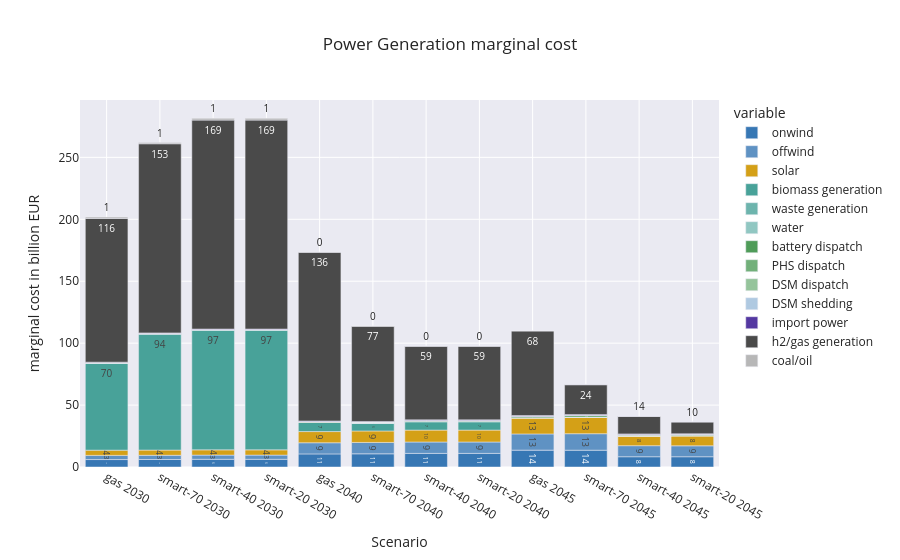

The notebook cell saved with this chart:
### Code cell
capital_df = pd.DataFrame()
for nkey, pea in peas.items():
  capital_s = pd.Series(0.00, index=pg_keys)
  for key in pg_keys:
    c_key = key

    p_unit = 'p'
    if key in p1_keys:
      p_unit = 'p1'
    if key in p0_keys:
      p_unit = 'p0'

    if key == 'c_pg_import':
      capital_s[key]  =  pea.get(ppv[c_key], type='import').opex_cost(p_unit) / 1e6
    elif key == 'c_pg_load':
      pass
    elif key == 'c_pg_inner_import':
      capital_s[key]  =  pea.get(ppv[c_key], type='inner').opex_cost(p_unit) / 1
    else:
      capital_s[key]  = pea.get(ppv[c_key]).opex_cost(p_unit) / 1e6

  capital_s = capital_s.rename(index= pp.map_name)
  
  capital_df[nkey] = capital_s


capital_df = capital_df.T
color_map = [pp.map_color[i] for i in pg_keys]


fig = px.bar(capital_df, color_discrete_map = pp.map_name_color, 
       title = "Power Generation marginal cost"
)
fig.update_traces(
    texttemplate='%{y:.0f}', 
    textposition='auto',
    # textfont=dict(size=10) 
    textfont_size=10
)
# fig_total(capital_df, fig)

fig.update_xaxes(title_text='Scenario')
fig.update_yaxes(title_text='marginal cost in billion EUR')

### Figure 1 — Plotly figure (JSON) as saved in the notebook; plotly's stock layout.template omitted (floating-point values rounded to 4 significant figures)
{"data": [{"alignmentgroup": "True", "hovertemplate": "variable=onwind<br>index=%{x}<br>value=%{y}<extra></extra>", "legendgroup": "onwind", "marker": {"color": "#3777B4", "pattern": {"shape": ""}}, "name": "onwind", "offsetgroup": "onwind", "orientation": "v", "showlegend": true, "textfont": {"size": 10}, "textposition": "auto", "texttemplate": "%{y:.0f}", "type": "bar", "x": ["gas 2030", "smart-70 2030", "smart-40 2030", "smart-20 2030", "gas 2040", "smart-70 2040", "smart-40 2040", "smart-20 2040", "gas 2045", "smart-70 2045", "smart-40 2045", "smart-20 2045"], "xaxis": "x", "y": [6.005, 6.059, 6.227, 6.227, 10.57, 10.65, 10.98, 10.98, 13.61, 13.57, 8.303, 8.282], "yaxis": "y"}, {"alignmentgroup": "True", "hovertemplate": "variable=offwind<br>index=%{x}<br>value=%{y}<extra></extra>", "legendgroup": "offwind", "marker": {"color": "#5F92C3", "pattern": {"shape": ""}}, "name": "offwind", "offsetgroup": "offwind", "orientation": "v", "showlegend": true, "textfont": {"size": 10}, "textposition": "auto", "texttemplate": "%{y:.0f}", "type": "bar", "x": ["gas 2030", "smart-70 2030", "smart-40 2030", "smart-20 2030", "gas 2040", "smart-70 2040", "smart-40 2040", "smart-20 2040", "gas 2045", "smart-70 2045", "smart-40 2045", "smart-20 2045"], "xaxis": "x", "y": [3.369, 3.394, 3.376, 3.376, 9.006, 9.173, 9.198, 9.198, 13.09, 13.32, 8.909, 8.826], "yaxis": "y"}, {"alignmentgroup": "True", "hovertemplate": "variable=solar<br>index=%{x}<br>value=%{y}<extra></extra>", "legendgroup": "solar", "marker": {"color": "#d4a017", "pattern": {"shape": ""}}, "name": "solar", "offsetgroup": "solar", "orientation": "v", "showlegend": true, "textfont": {"size": 10}, "textposition": "auto", "texttemplate": "%{y:.0f}", "type": "bar", "x": ["gas 2030", "smart-70 2030", "smart-40 2030", "smart-20 2030", "gas 2040", "smart-70 2040", "smart-40 2040", "smart-20 2040", "gas 2045", "smart-70 2045", "smart-40 2045", "smart-20 2045"], "xaxis": "x", "y": [4.216, 4.213, 4.245, 4.245, 9.027, 9.282, 9.616, 9.616, 12.95, 13.33, 7.809, 8.103], "yaxis": "y"}, {"alignmentgroup": "True", "hovertemplate": "variable=biomass generation<br>index=%{x}<br>value=%{y}<extra></extra>", "legendgroup": "biomass generation", "marker": {"color": "#48A299", "pattern": {"shape": ""}}, "name": "biomass generation", "offsetgroup": "biomass generation", "orientation": "v", "showlegend": true, "textfont": {"size": 10}, "textposition": "auto", "texttemplate": "%{y:.0f}", "type": "bar", "x": ["gas 2030", "smart-70 2030", "smart-40 2030", "smart-20 2030", "gas 2040", "smart-70 2040", "smart-40 2040", "smart-20 2040", "gas 2045", "smart-70 2045", "smart-40 2045", "smart-20 2045"], "xaxis": "x", "y": [70.22, 93.73, 96.73, 96.73, 7.329, 6.239, 6.801, 6.801, 0, 0, 0, 0], "yaxis": "y"}, {"alignmentgroup": "True", "hovertemplate": "variable=waste generation<br>index=%{x}<br>value=%{y}<extra></extra>", "legendgroup": "waste generation", "marker": {"color": "#6DB4AD", "pattern": {"shape": ""}}, "name": "waste generation", "offsetgroup": "waste generation", "orientation": "v", "showlegend": true, "textfont": {"size": 10}, "textposition": "auto", "texttemplate": "%{y:.0f}", "type": "bar", "x": ["gas 2030", "smart-70 2030", "smart-40 2030", "smart-20 2030", "gas 2040", "smart-70 2040", "smart-40 2040", "smart-20 2040", "gas 2045", "smart-70 2045", "smart-40 2045", "smart-20 2045"], "xaxis": "x", "y": [0, 0, 0, 0, 0, 0, 0, 0, 0, 0, 0, 0], "yaxis": "y"}, {"alignmentgroup": "True", "hovertemplate": "variable=water<br>index=%{x}<br>value=%{y}<extra></extra>", "legendgroup": "water", "marker": {"color": "#91C7C2", "pattern": {"shape": ""}}, "name": "water", "offsetgroup": "water", "orientation": "v", "showlegend": true, "textfont": {"size": 10}, "textposition": "auto", "texttemplate": "%{y:.0f}", "type": "bar", "x": ["gas 2030", "smart-70 2030", "smart-40 2030", "smart-20 2030", "gas 2040", "smart-70 2040", "smart-40 2040", "smart-20 2040", "gas 2045", "smart-70 2045", "smart-40 2045", "smart-20 2045"], "xaxis": "x", "y": [0.1666, 0.169, 0.1661, 0.1661, 0.1707, 0.1636, 0.1649, 0.1649, 0.1697, 0.1645, 0.1633, 0.1659], "yaxis": "y"}, {"alignmentgroup": "True", "hovertemplate": "variable=battery dispatch<br>index=%{x}<br>value=%{y}<extra></extra>", "legendgroup": "battery dispatch", "marker": {"color": "#4F9C59", "pattern": {"shape": ""}}, "name": "battery dispatch", "offsetgroup": "battery dispatch", "orientation": "v", "showlegend": true, "textfont": {"size": 10}, "textposition": "auto", "texttemplate": "%{y:.0f}", "type": "bar", "x": ["gas 2030", "smart-70 2030", "smart-40 2030", "smart-20 2030", "gas 2040", "smart-70 2040", "smart-40 2040", "smart-20 2040", "gas 2045", "smart-70 2045", "smart-40 2045", "smart-20 2045"], "xaxis": "x", "y": [0.3203, 0.2495, 0.2427, 0.2427, 0.5309, 0.564, 0.6209, 0.6209, 1.115, 1.181, 0.7555, 0.7611], "yaxis": "y"}, {"alignmentgroup": "True", "hovertemplate": "variable=PHS dispatch<br>index=%{x}<br>value=%{y}<extra></extra>", "legendgroup": "PHS dispatch", "marker": {"color": "#72B07A", "pattern": {"shape": ""}}, "name": "PHS dispatch", "offsetgroup": "PHS dispatch", "orientation": "v", "showlegend": true, "textfont": {"size": 10}, "textposition": "auto", "texttemplate": "%{y:.0f}", "type": "bar", "x": ["gas 2030", "smart-70 2030", "smart-40 2030", "smart-20 2030", "gas 2040", "smart-70 2040", "smart-40 2040", "smart-20 2040", "gas 2045", "smart-70 2045", "smart-40 2045", "smart-20 2045"], "xaxis": "x", "y": [0.03658, 0.02662, 0.02514, 0.02514, 0.03396, 0.02062, 0.01842, 0.01842, 0.03, 0.01977, 0.01977, 0.0199], "yaxis": "y"}, {"alignmentgroup": "True", "hovertemplate": "variable=DSM dispatch<br>index=%{x}<br>value=%{y}<extra></extra>", "legendgroup": "DSM dispatch", "marker": {"color": "#95C49B", "pattern": {"shape": ""}}, "name": "DSM dispatch", "offsetgroup": "DSM dispatch", "orientation": "v", "showlegend": true, "textfont": {"size": 10}, "textposition": "auto", "texttemplate": "%{y:.0f}", "type": "bar", "x": ["gas 2030", "smart-70 2030", "smart-40 2030", "smart-20 2030", "gas 2040", "smart-70 2040", "smart-40 2040", "smart-20 2040", "gas 2045", "smart-70 2045", "smart-40 2045", "smart-20 2045"], "xaxis": "x", "y": [0, 0.09609, 0.09271, 0.09271, 0, 0.1742, 0.1879, 0.1879, 0, 0.2047, 0.1958, 0.2036], "yaxis": "y"}, {"alignmentgroup": "True", "hovertemplate": "variable=DSM shedding<br>index=%{x}<br>value=%{y}<extra></extra>", "legendgroup": "DSM shedding", "marker": {"color": "#AFC9E1", "pattern": {"shape": ""}}, "name": "DSM shedding", "offsetgroup": "DSM shedding", "orientation": "v", "showlegend": true, "textfont": {"size": 10}, "textposition": "auto", "texttemplate": "%{y:.0f}", "type": "bar", "x": ["gas 2030", "smart-70 2030", "smart-40 2030", "smart-20 2030", "gas 2040", "smart-70 2040", "smart-40 2040", "smart-20 2040", "gas 2045", "smart-70 2045", "smart-40 2045", "smart-20 2045"], "xaxis": "x", "y": [0, 0, 0, 0, 0, 0, 0, 0, 0, 0, 0, 0], "yaxis": "y"}, {"alignmentgroup": "True", "hovertemplate": "variable=import power<br>index=%{x}<br>value=%{y}<extra></extra>", "legendgroup": "import power", "marker": {"color": "#5438A1", "pattern": {"shape": ""}}, "name": "import power", "offsetgroup": "import power", "orientation": "v", "showlegend": true, "textfont": {"size": 10}, "textposition": "auto", "texttemplate": "%{y:.0f}", "type": "bar", "x": ["gas 2030", "smart-70 2030", "smart-40 2030", "smart-20 2030", "gas 2040", "smart-70 2040", "smart-40 2040", "smart-20 2040", "gas 2045", "smart-70 2045", "smart-40 2045", "smart-20 2045"], "xaxis": "x", "y": [0.3095, 0.3607, 0.3036, 0.3036, 0.4675, 0.4997, 0.4759, 0.4759, 0.5943, 0.497, 0.5689, 0.4714], "yaxis": "y"}, {"alignmentgroup": "True", "hovertemplate": "variable=h2/gas generation<br>index=%{x}<br>value=%{y}<extra></extra>", "legendgroup": "h2/gas generation", "marker": {"color": "#4A4A4A", "pattern": {"shape": ""}}, "name": "h2/gas generation", "offsetgroup": "h2/gas generation", "orientation": "v", "showlegend": true, "textfont": {"size": 10}, "textposition": "auto", "texttemplate": "%{y:.0f}", "type": "bar", "x": ["gas 2030", "smart-70 2030", "smart-40 2030", "smart-20 2030", "gas 2040", "smart-70 2040", "smart-40 2040", "smart-20 2040", "gas 2045", "smart-70 2045", "smart-40 2045", "smart-20 2045"], "xaxis": "x", "y": [116.1, 152.7, 168.7, 168.7, 136.2, 76.95, 59.41, 59.41, 68.34, 24.18, 14.14, 9.548], "yaxis": "y"}, {"alignmentgroup": "True", "hovertemplate": "variable=coal/oil<br>index=%{x}<br>value=%{y}<extra></extra>", "legendgroup": "coal/oil", "marker": {"color": "#B7B7B7", "pattern": {"shape": ""}}, "name": "coal/oil", "offsetgroup": "coal/oil", "orientation": "v", "showlegend": true, "textfont": {"size": 10}, "textposition": "auto", "texttemplate": "%{y:.0f}", "type": "bar", "x": ["gas 2030", "smart-70 2030", "smart-40 2030", "smart-20 2030", "gas 2040", "smart-70 2040", "smart-40 2040", "smart-20 2040", "gas 2045", "smart-70 2045", "smart-40 2045", "smart-20 2045"], "xaxis": "x", "y": [1.088, 0.9606, 1.427, 1.427, 0.1066, 0.08889, 0.2411, 0.2411, 0, 0, 0, 0], "yaxis": "y"}], "layout": {"barmode": "relative", "legend": {"title": {"text": "variable"}, "tracegroupgap": 0}, "title": {"text": "Power Generation marginal cost"}, "xaxis": {"anchor": "y", "domain": [0, 1], "title": {"text": "Scenario"}}, "yaxis": {"anchor": "x", "domain": [0, 1], "title": {"text": "marginal cost in billion EUR"}}}}
